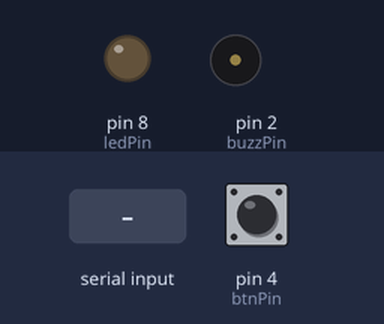
Simulated run of this sketch. Board: Arduino Uno, built with avr-gcc and run on an emulated ATmega328P. Shown: output pins drawn as LEDs (lit = HIGH), buzzer (waves = sounding). Dashed ring = blinking. The test bench sets the inputs (shaded band); at power-on: pin 4 (btnPin) HIGH. What the sketch prints to the serial monitor is not drawn.

Above: at 2.2 s.
2.3 s: "1\n" received over Serial
At 3.36 s:
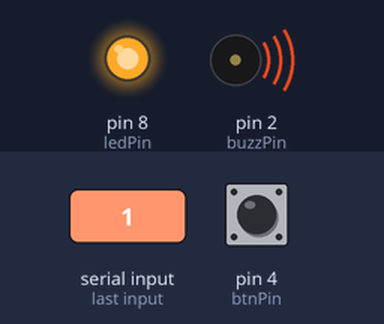
5.3 s: "0\n" received over Serial
8.3 s: pin 4 (btnPin) pulled LOW for 1 s
12.3 s: pin 4 (btnPin) pulled LOW for 3.2 s
At 16.7 s:
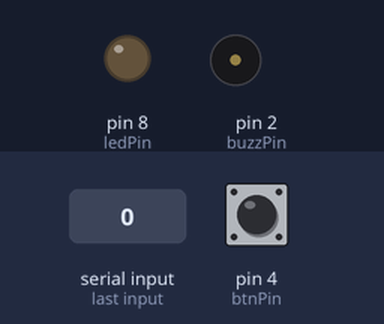
17.0 s: pin 4 (btnPin) pulsed LOW 2 times (0.12 s each, 0.3 s apart)
At 17.06 s:
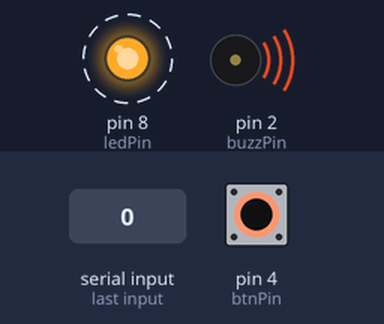
20.4 s: pin 4 (btnPin) pulsed LOW 5 times (0.12 s each, 0.3 s apart)
At 22.3 s:
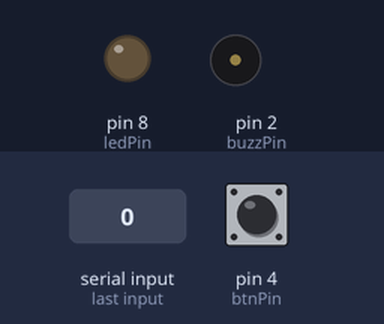
Timing chart, 0 to 23.8 s (numbered marks = the images above; inputs shaded):
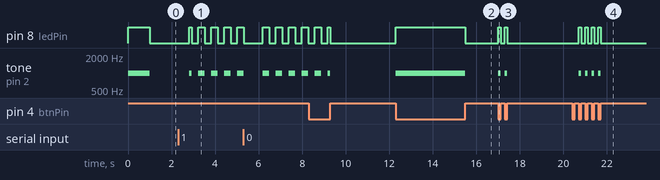

The sketch:

main.ino
```cpp
int buzzPin = 2;
int buzzFreq = 1000;
int ledPin = 8;
int btnPin = 4;

struct CharStringDict{
  char key;
  String value;
};

CharStringDict MorseCodeDictionnary[] = {
  {'A', "01"},
  {'B', "1000"},
  {'C', "1010"},
  {'D', "100"},
  {'E', "0"},
  {'F', "0010"},
  {'G', "110"},
  {'H', "0000"},
  {'I', "00"},
  {'J', "0111"},
  {'K', "101"},
  {'L', "0100"},
  {'M', "11"},
  {'N', "10"},
  {'O', "111"},
  {'P', "0110"},
  {'Q', "1101"},
  {'R', "010"},
  {'S', "000"},
  {'T', "1"},
  {'U', "001"},
  {'V', "0001"},
  {'W', "011"},
  {'X', "1001"},
  {'Y', "1011"},
  {'Z', "1100"},
  {'(', "10110"},
  {'-', "100001"},
  {'&', "01000"},
  {',', "110011"},
  {'?', "001100"},
  {'\'', "011110"},
  {')', "101101"},
  {':', "111000"},
  {'!', "101011"},
  {'$', "0001001"},
  {';', "101010"},
  {'/', "10010"},
  {'=', "10001"},
  {'@', "011010"},
  {'"', "010010"},
  {'.', "010101"},
  {'+', "01010"},
  {'_', "001101"},
  {'0', "11111"},
  {'1', "01111"},
  {'2', "00111"},
  {'3', "00011"},
  {'4', "00001"},
  {'5', "00000"},
  {'6', "10000"},
  {'7', "11000"},
  {'8', "11100"},
  {'9', "11110"}
};

int dictSize = sizeof(MorseCodeDictionnary) / sizeof(MorseCodeDictionnary[0]);

char toUpper(char c){
  return (c >= 'a' && c <= 'z') ? c - 32 : c;
}

char toLower(char c){
  return (c >= 'A' && c <= 'Z') ? c + 32 : c;
}

String getMorseCode(char key){
  key = toUpper(key);
  for (int i=0; i<dictSize; i++){
    if (key == MorseCodeDictionnary[i].key){
      return MorseCodeDictionnary[i].value;
    }
  }
  return (String)key;
}

char getKey(String value){
  const int bufferSize = 10;  // adjust size based on your max expected string length
  char buffer[bufferSize];
  value.toCharArray(buffer, bufferSize);
  for (int i=0; i<dictSize; i++){
    if (strcmp(MorseCodeDictionnary[i].value.c_str(), buffer) == 0){
      return MorseCodeDictionnary[i].key;
    }
  }
  return '\0';
}


String TransformToMorse(String input){
  String output = "";
  for (int i=0; i<input.length(); i++){
    output += getMorseCode(input[i]);
  }
  return output;
}

char TranslateToText(String input){
  char output = '=';
  output = getKey(input);
  return output;
}

void send_as_binary(String input);

void setup() {
  pinMode(buzzPin, OUTPUT);
  pinMode(ledPin, OUTPUT);
  pinMode(btnPin, INPUT_PULLUP);
  tone(buzzPin, buzzFreq, 1000);
  digitalWrite(ledPin, HIGH);
  delay(1000);
  digitalWrite(ledPin, LOW);
  Serial.begin(9600);
  while (!Serial);
}

int lastBtnState = HIGH;
String morse_input = "";
unsigned long pressStart = 0;
unsigned long releaseTime = 0;

int pressedTimes = 0;

void loop() {
  int buttonState = digitalRead(btnPin);

  if (buttonState == LOW && lastBtnState == HIGH) {
    pressedTimes += 1;
    if (pressedTimes == 3){
      pressStart = millis();
      digitalWrite(ledPin, HIGH);
      tone(buzzPin, buzzFreq);
      lastBtnState = buttonState;
      pressedTimes = 0;
    }
  }

  if (buttonState == HIGH && lastBtnState == LOW){
    unsigned long duration = millis() - pressStart;
    if (duration <= 200) {
      morse_input += "0";  // short press (dot)
    } else if (duration <= 500) {
      morse_input += "1";  // long press (dash)
    }

    pressStart = 0;
    releaseTime = millis();

    digitalWrite(ledPin, LOW);
    noTone(buzzPin);

    lastBtnState = buttonState;
  }

  // Check for timeout (5 seconds no press after release)
  if (releaseTime != 0 && (millis() - releaseTime) > 1500 && morse_input.length() > 0) {
    Serial.print(TranslateToText(morse_input));
    morse_input = "";   // clear input after translating
    releaseTime = 0;
  }
  if (Serial.available() > 0) {
    String input = Serial.readStringUntil('\n');
    Serial.println(input);
    Serial.print("Translating to morse code...\n");
    String morse = TransformToMorse(input);
    Serial.print("Translated successfully!\n");
    Serial.println(morse);
    Serial.print("Transmitting...\n");
    unsigned long lap = millis();
    send_as_binary(morse);
    unsigned long transDuration = millis() - lap;
    Serial.print("Morse code transmitted!\nTook " + String(transDuration) + " ms to transmit.\n");
  }
  //lastBtnState = buttonState;
}

void send_as_binary(String input){
  delay(500); // intial delay
  const int unit = 100;
  for (int i=0; i<input.length(); i++){
    if (input.charAt(i) == '1'){
      tone(buzzPin, buzzFreq, 3*unit);
      digitalWrite(ledPin, HIGH);
      delay(3*unit);
      digitalWrite(ledPin, LOW);
    }else if (input.charAt(i) == '0'){
      tone(buzzPin, buzzFreq, unit);
      digitalWrite(ledPin, HIGH);
      delay(unit);
      digitalWrite(ledPin, LOW);
    }else{
      delay(5 * unit);
    }
    delay(3 * unit);
  }
}
```

Measured:
- after the input at 2.3 s, pin 8 (ledPin): LOW → HIGH after 0.52 s, then repeats every 0.60 s: LOW 0.30 s, HIGH 0.30 s; tone on pin 2 (buzzPin): silent → 1000 Hz after 0.52 s, then repeats every 0.60 s: silent 0.30 s, 1000 Hz 0.30 s
- after the input at 12.3 s, pin 8 (ledPin): LOW → HIGH at once, → LOW 3.2 s later; tone on pin 2 (buzzPin): silent → 1000 Hz at once, → silent 3.2 s later
- after the input at 17.0 s, pin 8 (ledPin): alternates HIGH for 0.12 s and LOW for 0.18 s, 4 changes in all, then stays LOW, starting at once; tone on pin 2 (buzzPin): alternates 1000 Hz for 0.12 s and silent for 0.18 s, 4 changes in all, then stays silent, starting at once
- after the input at 20.4 s, pin 8 (ledPin): alternates HIGH for 0.12 s and LOW for 0.18 s, 8 changes in all, then stays LOW, starting after 0.30 s; tone on pin 2 (buzzPin): alternates 1000 Hz for 0.12 s and silent for 0.18 s, 8 changes in all, then stays silent, starting after 0.30 s
